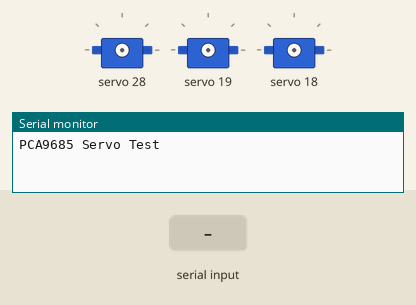
Simulated run of this sketch. Board: ESP32. Shown: 3 × servo, the last lines printed to the serial monitor. The test bench sets the inputs (shaded band).

Above: at 1.2 s.
1.3 s: "1\n" received over Serial
3.8 s: "2\n" received over Serial
6.3 s: "3\n" received over Serial
8.8 s: "1,90\n" received over Serial
At 9.6 s:
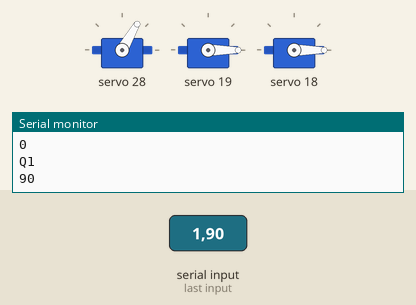
Timing chart, 0 to 11.3 s (numbered marks = the images above; inputs shaded):
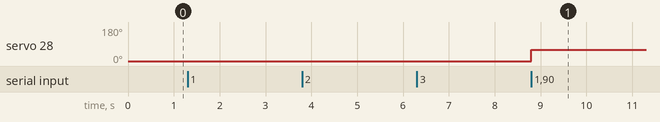

Measured:
- after the input at 8.8 s, servo 28: 0° → 60° at once

The sketch:

Encoder_Test.ino
```cpp
/*
  ESP32 PCA9685 Servo Control
  esp32-pca9685.ino
  Driving multiple servo motors with ESP32 and PCA9685 PWM module
  Use I2C Bus

  DroneBot Workshop 2020
  https://dronebotworkshop.com
*/
#include <ESP32Servo.h>
// Include Wire Library for I2C
#include <Wire.h>

// Include Adafruit PCA9685 Servo Library
#include <Adafruit_PWMServoDriver.h>

// Creat object to represent PCA9685 at default I2C address
Adafruit_PWMServoDriver pca9685 = Adafruit_PWMServoDriver(0x41);

// Define servo motor connections (expand as required)
#define SER0  12   //Servo Motor 1 on connector 0
#define SER1  3   //Servo Motor 2 on connector 1
#define SER2  2   //Servo Motor 3 on connector 2

int angle = 135;
int selector;

void setup() {

  // Serial monitor setup
  Serial.begin(115200);

  // Print to monitor
  Serial.println("PCA9685 Servo Test");

  // Initialize PCA9685
  pca9685.begin();

  // Set PWM Frequency to 60Hz
  pca9685.setPWMFreq(60);

  // Standing Up
  //standUP();
}


void loop() {
  while (Serial.available()==0)
  {

  }

  selector = Serial.parseInt();     // Reads the Serial Monitor for incoming byte:

  switch(selector){
    case 1:
      Serial.println("Q1 ");
      while (Serial.available()==0)
      {
      }
      angle = Serial.parseFloat();
      Serial.println(angle);         // Prints the received data
      pca9685.setPWM(SER0, 0, getPWM(angle));
      break;

    case 2:
      Serial.println("Q2 ");
      while (Serial.available()==0)
      {
      }
      angle = Serial.parseFloat();
      Serial.println(angle);         // Prints the received data
      pca9685.setPWM(SER1, 0, getPWM(angle));
      break;

    case 3:
      Serial.println("Q3 ");
      while (Serial.available()==0)
      {
      }
      angle = Serial.parseFloat();
      Serial.println(angle);         // Prints the received data
      pca9685.setPWM(SER2, 0, getPWM(angle));
      break;
  }
}
```

getPWM.ino
```cpp
int getPWM(int angle)
{
  int pwm = 0.00;

  // Define maximum and minimum number of "ticks" for the servo motors
  // Range from 0 to 4095
  // This determines the pulse width
  //pwm = map(angle, 0, 270, SERVOMIN, SERVOMAX);
  pwm = map(angle, 0, 270, 123, 614);

  return pwm;
}
```

standUP.ino
```cpp
void standUP()
{
  pca9685.setPWM(SER2, 0, getPWM(190));
  delay(500);
  pca9685.setPWM(SER1, 0, getPWM(135));
  delay(500);
  pca9685.setPWM(SER0, 0, getPWM(135));
  delay(500);
  pca9685.setPWM(SER1, 0, getPWM(90));
  pca9685.setPWM(SER2, 0, getPWM(120));
  delay(500);
  pca9685.setPWM(SER1, 0, getPWM(110));
  pca9685.setPWM(SER2, 0, getPWM(115));
  delay(500);
  pca9685.setPWM(SER1, 0, getPWM(135));
  pca9685.setPWM(SER2, 0, getPWM(135));
}
```
